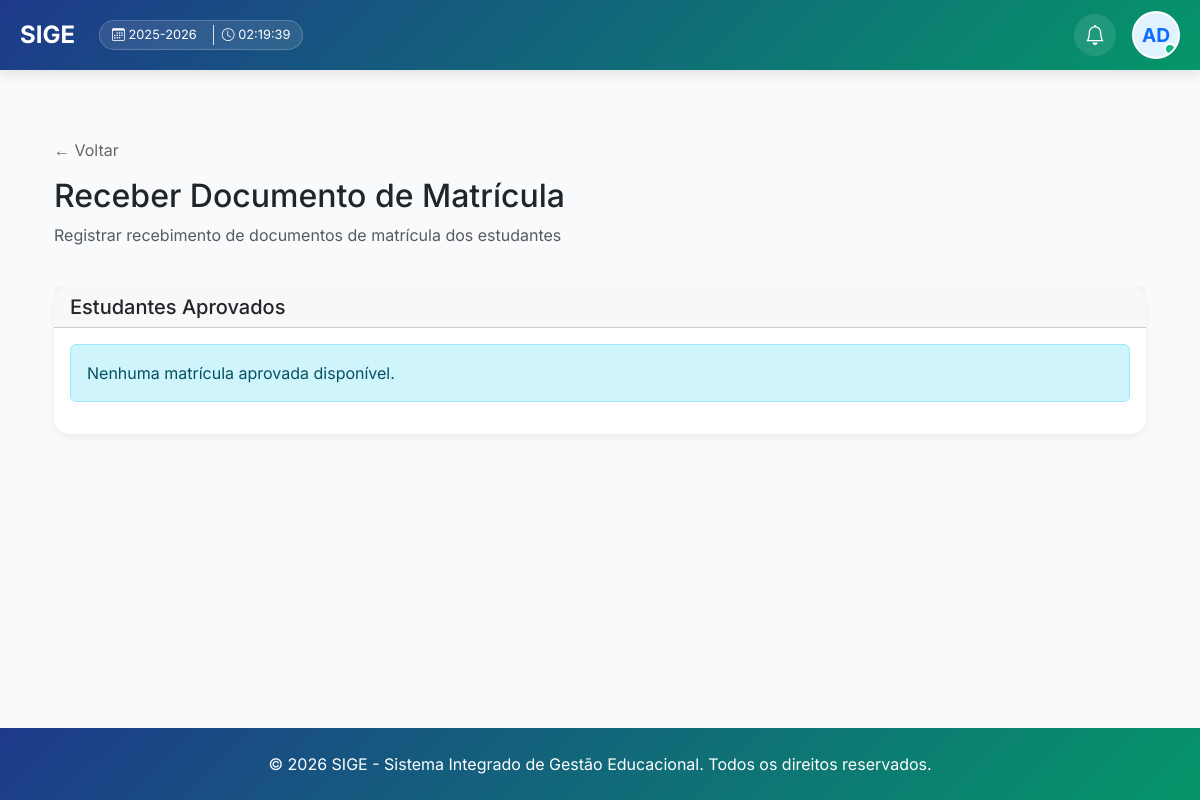
Page /receber-documento-matricula/ (signed in) on the earlier database version.
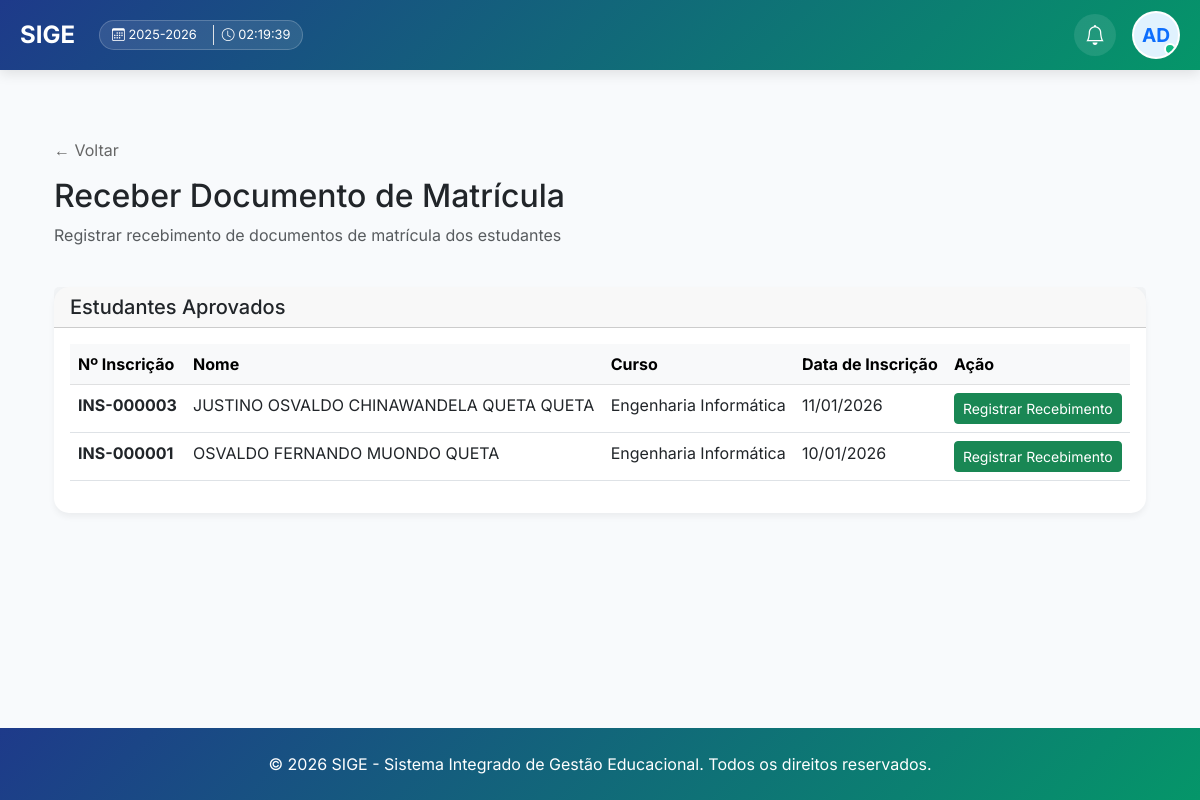
Same page on the later database version.
### core/models.py (models this page shows, shortened)
class Inscricao(models.Model):
    TURNO_CHOICES = [
        ('M', 'Manhã'),
        ('T', 'Tarde'),
        ('N', 'Noite'),
    ]
    ESTADO_CIVIL_CHOICES = [
        ('S', 'Solteiro(a)'),
        ('C', 'Casado(a)'),
        ('D', 'Divorciado(a)'),
        ('V', 'Viúvo(a)'),
    ]
    numero_inscricao = models.CharField(max_length=20, unique=True, blank=True, verbose_name="Número de Inscrição")
    curso = models.ForeignKey(Curso, on_delete=models.CASCADE, related_name='inscricoes', verbose_name="Curso")
    primeiro_nome = models.CharField(max_length=50, verbose_name="Primeiro Nome", default="")
    nomes_meio = models.CharField(max_length=100, verbose_name="Nomes do Meio", blank=True, default="")
    apelido = models.CharField(max_length=50, verbose_name="Apelido", default="")
    foto = models.ImageField(upload_to='estudantes/fotos/', blank=True, null=True, verbose_name="Foto do Estudante")
    data_nascimento = models.DateField(verbose_name="Data de Nascimento")
    local_nascimento = models.CharField(max_length=200, verbose_name="Local de Nascimento", default="Luanda")
    nacionalidade = models.CharField(max_length=100, verbose_name="Nacionalidade", default="Angolana")
    bilhete_identidade = models.CharField(max_length=50, verbose_name="Número do Bilhete de Identidade")
    data_validade_bi = models.DateField(verbose_name="Data de Validade do BI", null=True, blank=True)
    sexo = models.CharField(max_length=1, choices=[('M', 'Masculino'), ('F', 'Feminino')], verbose_name="Sexo")
    estado_civil = models.CharField(max_length=1, choices=ESTADO_CIVIL_CHOICES, default='S', verbose_name="Estado Civil")
    endereco = models.TextField(verbose_name="Endereço Completo")
    telefone = models.CharField(max_length=20, verbose_name="Telefone")
    email = models.EmailField(verbose_name="Email", blank=True, null=True)
    STATUS_INSCRICAO_CHOICES = [
        ('submetida', 'Submetida'),
        ('em_analise', 'Em Análise'),
        ('aprovada', 'Aprovada'),
        ('rejeitada', 'Rejeitada'),
    ]
    status_inscricao = models.CharField(
        max_length=20,
        choices=STATUS_INSCRICAO_CHOICES,
        default='submetida',
        verbose_name="Estado da Inscrição"
    )
    user = models.ForeignKey(User, on_delete=models.SET_NULL, null=True, blank=True, verbose_name="Usuário de Acesso")
    ano_academico = models.ForeignKey(AnoAcademico, on_delete=models.SET_NULL, null=True, blank=True, verbose_name="Ano Académico")
    periodo_lectivo = models.ForeignKey(PeriodoLectivo, on_delete=models.SET_NULL, null=True, blank=True, verbose_name="Período Lectivo")
    criado_por = models.ForeignKey(User, on_delete=models.SET_NULL, null=True, blank=True, related_name='inscricoes_criadas', verbose_name="Registado por")
    arquivo_bi = models.FileField(
        upload_to='estudantes/documentos/bi/',
        blank=True,
        null=True,
        verbose_name="Cópia do BI (PDF ou Imagem)",
        help_text="Tamanho máximo: 5MB"
    )
    arquivo_certificado = models.FileField(
        upload_to='estudantes/documentos/certificados/',
        blank=True,
        null=True,
        verbose_name="Certificado/Habilitação (PDF ou Imagem)",
        help_text="Tamanho máximo: 5MB"
    )
    data_cadastro = models.DateTimeField(default=timezone.now, verbose_name="Data de Cadastro")
    status = models.CharField(max_length=20, default='Ativo', verbose_name="Status")
    matricula_bloqueada = models.BooleanField(default=False, verbose_name="Matrícula Bloqueada?")
    escola = models.ForeignKey(Escola, on_delete=models.SET_NULL, null=True, blank=True, related_name='inscricoes', verbose_name="Última Escola Frequentada")
    ano_conclusao = models.CharField(max_length=4, verbose_name="Ano de Conclusão", default="2024")
    certificados_obtidos = models.TextField(verbose_name="Certificados/Diplomas Obtidos", blank=True, default="")
    historico_escolar = models.TextField(verbose_name="Notas/Histórico Escolar", blank=True, default="")
    turno_preferencial = models.CharField(max_length=1, choices=TURNO_CHOICES, verbose_name="Turno Preferencial", default='M')
    METODO_PAGAMENTO_CHOICES = [
        ('referencia', 'Referência Bancária'),
        ('multicaixa', 'Multicaixa (Transferência/Depósito)'),
    ]
    metodo_pagamento = models.CharField(max_length=20, choices=METODO_PAGAMENTO_CHOICES, default='multicaixa', verbose_name="Método de Pagamento")
    comprovativo_pagamento = models.FileField(upload_to='estudantes/pagamentos/', blank=True, null=True, verbose_name="Comprovativo de Pagamento")
    hash_seguranca = models.CharField(max_length=64, blank=True, editable=False, verbose_name="Hash de Segurança")
    numero_comprovante = models.CharField(max_length=100, verbose_name="Número do Comprovante/Boleto", blank=True)
    responsavel_financeiro_nome = models.CharField(max_length=200, verbose_name="Nome do Responsável Financeiro", blank=True)
    responsavel_financeiro_telefone = models.CharField(max_length=20, verbose_name="Telefone do Responsável Financeiro", blank=True)
    responsavel_financeiro_relacao = models.CharField(max_length=100, verbose_name="Relação com o Estudante", blank=True)
    responsavel_legal_nome = models.CharField(max_length=200, blank=True, verbose_name="Nome do Contacto")
    responsavel_legal_vinculo = models.CharField(max_length=100, blank=True, verbose_name="Grau/Vínculo")
    responsavel_legal_telefone = models.CharField(max_length=20, blank=True, verbose_name="Telefone")
    responsavel_pedagogico_nome = models.CharField(max_length=200, blank=True, verbose_name="Nome do Responsável Pedagógico")
    responsavel_pedagogico_vinculo = models.CharField(max_length=100, blank=True, verbose_name="Grau/Vínculo Pedagógico")
    responsavel_pedagogico_telefone = models.CharField(max_length=20, blank=True, verbose_name="Telefone Pedagógico")
    receber_emails_sistema = models.BooleanField(default=True, verbose_name="Deseja receber emails do sistema?")
    nota_teste = models.DecimalField(
        max_digits=4,
        decimal_places=2,
        null=True,
        blank=True,
        validators=[MinValueValidator(0.00), MaxValueValidator(20.00)],
        verbose_name="Nota do Teste (0-20)"
    )
    aprovado = models.BooleanField(default=False, verbose_name="Aprovado")
    data_inscricao = models.DateTimeField(auto_now_add=True, verbose_name="Data de Inscrição")
    data_resultado = models.DateTimeField(null=True, blank=True, verbose_name="Data do Resultado")
    class Meta:
        verbose_name = "Inscrição"
        verbose_name_plural = "Inscrições"
        ordering = ['-data_inscricao']
    @property
    def nome_completo(self):
        nomes = [self.primeiro_nome, self.nomes_meio, self.apelido]
        return " ".join(filter(None, nomes))

class Curso(models.Model):
    GRAU_CHOICES = [
        ('licenciatura', 'Licenciatura'),
        ('mestrado', 'Mestrado'),
        ('doutoramento', 'Doutoramento'),
        ('especialidade', 'Especialidade'),
    ]
    REGIME_CHOICES = [
        ('diurno', 'Diurno'),
        ('pos-laboral', 'Pós-Laboral'),
    ]
    MODALIDADE_CHOICES = [
        ('presencial', 'Presencial'),
        ('semipresencial', 'Semipresencial'),
        ('ead', 'EAD'),
    ]
    DURACAO_CHOICES = [
        (3, '3 meses'),
        (6, '6 meses'),
        (12, '1 ano'),
        (24, '2 anos'),
        (36, '3 anos'),
        (48, '4 anos'),
        (60, '5 anos'),
    ]
    codigo = models.CharField(max_length=50, unique=True, default="CURSO", verbose_name="Código do Curso")
    nome = models.CharField(max_length=200, verbose_name="Nome do Curso")
    grau = models.CharField(max_length=20, choices=GRAU_CHOICES, default='licenciatura', verbose_name="Grau")
    regime = models.CharField(max_length=20, choices=REGIME_CHOICES, default='diurno', verbose_name="Regime")
    modalidade = models.CharField(max_length=20, choices=MODALIDADE_CHOICES, default='presencial', verbose_name="Modalidade")
    descricao = models.TextField(blank=True, verbose_name="Descrição")
    vagas = models.PositiveIntegerField(verbose_name="Número de Vagas")
    duracao_meses = models.PositiveIntegerField(
        choices=DURACAO_CHOICES,
        default=12,
        verbose_name="Duração"
    )
    nota_minima = models.DecimalField(
        max_digits=4,
        decimal_places=2,
        default=10.00,
        validators=[MinValueValidator(10.00), MaxValueValidator(20.00)],
        verbose_name="Nota Mínima para Aprovação"
    )
    requer_prerequisitos = models.BooleanField(default=False, verbose_name="Requer Pré-requisitos")
    ativo = models.BooleanField(default=True, verbose_name="Ativo")
    data_criacao = models.DateTimeField(auto_now_add=True)
    data_atualizacao = models.DateTimeField(auto_now=True)
    class Meta:
        verbose_name = "Curso"
        verbose_name_plural = "Cursos"
        ordering = ['nome']

### core/views.py (the view, shortened to what this page needs)
# urls.py: path('receber-documento-matricula/', views.receber_documento_matricula, name='receber_documento_matricula'),
@login_required
def receber_documento_matricula(request):
    inscricoes_aprovadas = Inscricao.objects.filter(aprovado=True).select_related('curso')
    context = {'inscricoes': inscricoes_aprovadas}
    return render(request, 'core/receber_documento_matricula_view.html', context)

### core/context_processors.py (called while the page is built)
def subscricao_context(request):
    if not request.user.is_authenticated:
        return {}
    subscricao = Subscricao.objects.filter(estado__in=['ativo', 'teste']).first()
    return {'subscricao': subscricao}

def global_academic_context(request):
    config = ConfiguracaoEscola.objects.first()
    context = {
        'config': config
    }
    if request.user.is_authenticated:
        ano_atual = AnoAcademico.objects.filter(ano_atual=True).first()
        semestre_atual = None
        if ano_atual:
            semestre_atual = ano_atual.semestres.filter(ativo=True).first()
        perfil = PerfilUsuario.objects.filter(user=request.user).first()
        context.update({
            'ano_atual': ano_atual,
            'semestre_atual': semestre_atual,
            'user_perfil': perfil
        })
    return context

### core/models.py (called while the page is built)
    def __str__(self):
        return self.codigo

### core/templates/core/receber_documento_matricula_view.html (shortened to what this page needs)
{% extends 'core/base.html' %}
{% block content %}
<div class="container my-5">
    <a href="{% url 'matricula' %}" style="text-decoration: none; color: #666; margin-bottom: 15px; display: inline-block;">← Voltar</a>
    <div class="row mb-4">
        <div class="col-md-12">
            <h2>Receber Documento de Matrícula</h2>
            <p class="text-muted">Registrar recebimento de documentos de matrícula dos estudantes</p>
        </div>
    </div>
    <div class="card">
        <div class="card-header">
            <h5 class="mb-0">Estudantes Aprovados</h5>
        </div>
        <div class="card-body">
            {% if inscricoes %}
                <div class="table-responsive">
                    <table class="table table-hover">
                        <thead class="table-light">
                            <tr>
                                <th>Nº Inscrição</th>
                                <th>Nome</th>
                                <th>Curso</th>
                                <th>Data de Inscrição</th>
                                <th>Ação</th>
                            </tr>
                        </thead>
                        <tbody>
                            {% for inscricao in inscricoes %}
                                <tr>
                                    <td><strong>{{ inscricao.numero_inscricao }}</strong></td>
                                    <td>{{ inscricao.nome_completo }}</td>
                                    <td>{{ inscricao.curso.nome }}</td>
                                    <td>{{ inscricao.data_inscricao|date:"d/m/Y" }}</td>
                                    <td>
                                        <form method="POST" style="display: inline;">
                                            <button type="submit" class="btn btn-sm btn-success">
                                                Registrar Recebimento
                                            </button>
                                        </form>
                                    </td>
                                </tr>
                            {% endfor %}
                        </tbody>
                    </table>
                </div>
            {% else %}
                <div class="alert alert-info">
                    <p class="mb-0">Nenhuma matrícula aprovada disponível.</p>
                </div>
            {% endif %}
        </div>
    </div>
</div>
{% endblock %}

Differences in the rows shown:
now on this page (row edited): Inscricao: numero_inscricao "INS-000003", nome_completo "JUSTINO OSVALDO CHINAWANDELA QUETA QUETA", curso.nome "Engenharia Informática", data_inscricao "11/01/2026"
now on this page (row edited): Inscricao: numero_inscricao "INS-000001", nome_completo "OSVALDO FERNANDO MUONDO QUETA", curso.nome "Engenharia Informática", data_inscricao "10/01/2026"
Other differences:
text no longer shown: "Nenhuma matrícula aprovada disponível."
text now shown: "Nº Inscrição Nome Curso Data de Inscrição Ação"
